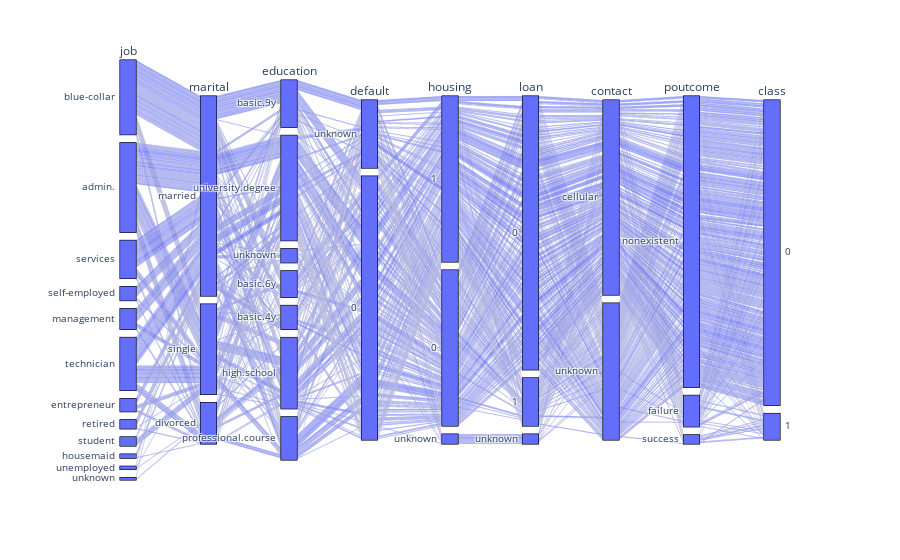

Notebook cell for this chart:
### Code cell
# Sample the data to improve visibility and reduce lag
data_cat_sampled = resample(data_cat, replace=False, n_samples=400, random_state=0)

fig = px.parallel_categories(data_cat_sampled)
fig.show()

### Figure 1 — Plotly figure (JSON) as saved in the notebook; plotly's stock layout.template omitted (floating-point values rounded to 4 significant figures; data arrays with more than 128 entries replaced by an {"elided": "..."} marker saying what was removed)
{"data": [{"dimensions": [{"label": "job", "values": {"elided": "400 str values"}}, {"label": "marital", "values": {"elided": "400 str values"}}, {"label": "education", "values": {"elided": "400 str values"}}, {"label": "default", "values": {"elided": "400 str values"}}, {"label": "housing", "values": {"elided": "400 str values"}}, {"label": "loan", "values": {"elided": "400 str values"}}, {"label": "contact", "values": {"elided": "400 str values"}}, {"label": "poutcome", "values": {"elided": "400 str values"}}, {"label": "class", "values": {"elided": "400 int values"}}], "domain": {"x": [0, 1], "y": [0, 1]}, "name": "", "type": "parcats"}], "layout": {"legend": {"tracegroupgap": 0}, "margin": {"t": 60}}}
